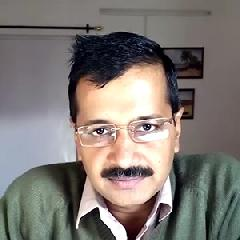
#> input picture franklyapi/promo_content/ak.jpeg, 240 x 240 px
$ python -i dimension.py   (imports and definitions only)
#> lines starting #> are read from the running program, lines starting #| are printed output that depends on the picture
from PIL import Image
import uuid

def toDimensions(image_file, out_file, dim_x, dim_y, allowLow=True, return_file_object=False):
#> called with image_file = '../promo_content/ak.jpeg', dim_x = 320, dim_y = 560, allowLow = True, return_file_object = False
    im = Image.open(image_file)
#> im is the input picture: PIL image 240x240 RGB; mean R, G, B 126.8, 120.2, 116
    im_x = im.size[0]
#> im_x = 240
    im_y = im.size[1]
#> im_y = 240
    flag = True
    if not allowLow:
        flag = (im_x >= dim_x) and (im_y >= dim_y)
    if flag:
        aspectRatioIn = im_x / float(im_y)
#> aspectRatioIn = 1
        aspectRatioOut = dim_x / float(dim_y)
        if(aspectRatioIn > aspectRatioOut):
            fin_y = im_y
#> fin_y = 240
            fin_x = im_y * aspectRatioOut
#> fin_x = 137.1
        elif(aspectRatioIn < aspectRatioOut):
            fin_y = im_x/aspectRatioOut
            fin_x = im_x
        else:
            fin_x = im_x
            fin_y = im_y
        box = (int((im_x - fin_x)/2), int((im_y - fin_y)/2), int((im_x + fin_x)/2), int((im_y + fin_y)/2) )
#> box = (51, 0, 188, 240)
        im = im.crop(box)
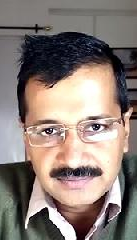
#> im: PIL image 137x240 RGB; mean R, G, B 138.3, 125.3, 119
        im = im.resize((dim_x,dim_y))
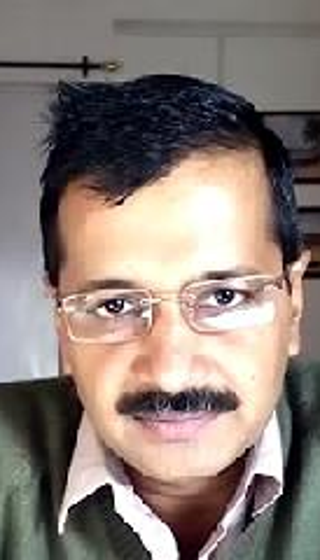
#> im: PIL image 320x560 RGB; mean R, G, B 138.3, 125.3, 119
        if return_file_object:
            from StringIO import StringIO
            out_file = StringIO()
            im.convert('RGB').save(out_file, "jpeg")
            out_file.seek(0)
        else:
            im.convert('RGB').save(out_file, "jpeg")
        return out_file
    else:
        raise Exception("Small Size")


def sanitize_profile_pic(image_file):
    path = '/tmp/{random_string}.jpeg'.format(random_string=uuid.uuid1().hex)
    toDimensions(image_file, path, 240, 240)
    return path

def get_profile_pic_thumb(image_file):
    path = '/tmp/{random_string}.jpeg'.format(random_string=uuid.uuid1().hex)
    toDimensions(image_file, path, 50, 50)
    return path

def sanitize_cover_pic(image_file):
    path = '/tmp/{random_string}.jpeg'.format(random_string=uuid.uuid1().hex)
    toDimensions(image_file, path, 320, 560)
    return path

def resize_video_thumb(image_file, height=262, width=262):
    path = ''
    return toDimensions(image_file, path, height, width, return_file_object=True)

>>> result = sanitize_cover_pic('../promo_content/ak.jpeg')
